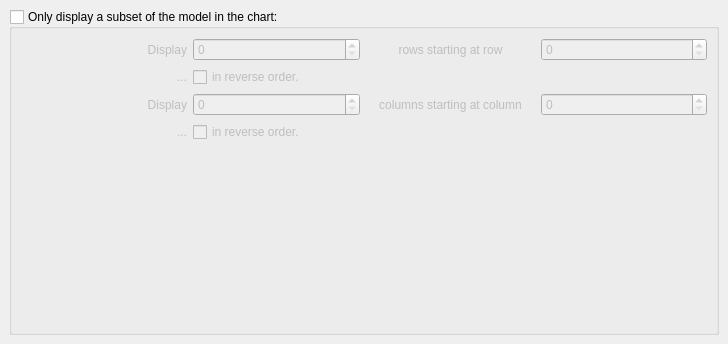
<ui version="4.0" >
 <author>Mirko Boehm &lt;mirko@kdab.net></author>
 <comment></comment>
 <exportmacro></exportmacro>
 <class>DatasetSelector</class>
 <widget class="QWidget" name="DatasetSelector" >
  <property name="geometry" >
   <rect>
    <x>0</x>
    <y>0</y>
    <width>728</width>
    <height>344</height>
   </rect>
  </property>
  <property name="sizePolicy" >
   <sizepolicy>
    <hsizetype>3</hsizetype>
    <vsizetype>3</vsizetype>
    <horstretch>0</horstretch>
    <verstretch>0</verstretch>
   </sizepolicy>
  </property>
  <property name="minimumSize" >
   <size>
    <width>0</width>
    <height>0</height>
   </size>
  </property>
  <property name="windowTitle" >
   <string>Form</string>
  </property>
  <layout class="QHBoxLayout" >
   <property name="margin" >
    <number>9</number>
   </property>
   <property name="spacing" >
    <number>6</number>
   </property>
   <item>
    <widget class="QGroupBox" name="groupBox" >
     <property name="title" >
      <string>Only display a subset of the model in the chart:</string>
     </property>
     <property name="checkable" >
      <bool>true</bool>
     </property>
     <property name="checked" >
      <bool>false</bool>
     </property>
     <layout class="QGridLayout" >
      <property name="margin" >
       <number>9</number>
      </property>
      <property name="spacing" >
       <number>6</number>
      </property>
      <item row="3" column="1" colspan="3" >
       <widget class="QCheckBox" name="cbReverseColumns" >
        <property name="text" >
         <string>in reverse order.</string>
        </property>
       </widget>
      </item>
      <item row="3" column="0" >
       <widget class="QLabel" name="label_5" >
        <property name="text" >
         <string>...</string>
        </property>
        <property name="alignment" >
         <set>Qt::AlignRight|Qt::AlignTrailing|Qt::AlignVCenter</set>
        </property>
       </widget>
      </item>
      <item row="2" column="3" >
       <widget class="QSpinBox" name="sbStartColumn" />
      </item>
      <item row="2" column="2" >
       <widget class="QLabel" name="label_2" >
        <property name="text" >
         <string>columns starting at column</string>
        </property>
        <property name="alignment" >
         <set>Qt::AlignCenter</set>
        </property>
       </widget>
      </item>
      <item row="2" column="1" >
       <widget class="QSpinBox" name="sbColumnCount" />
      </item>
      <item row="2" column="0" >
       <widget class="QLabel" name="label" >
        <property name="text" >
         <string>Display</string>
        </property>
        <property name="alignment" >
         <set>Qt::AlignRight|Qt::AlignTrailing|Qt::AlignVCenter</set>
        </property>
       </widget>
      </item>
      <item row="1" column="0" >
       <widget class="QLabel" name="label_6" >
        <property name="text" >
         <string>...</string>
        </property>
        <property name="alignment" >
         <set>Qt::AlignRight|Qt::AlignTrailing|Qt::AlignVCenter</set>
        </property>
       </widget>
      </item>
      <item row="0" column="3" >
       <widget class="QSpinBox" name="sbStartRow" />
      </item>
      <item row="0" column="2" >
       <widget class="QLabel" name="label_4" >
        <property name="text" >
         <string>rows starting at row</string>
        </property>
        <property name="alignment" >
         <set>Qt::AlignCenter</set>
        </property>
       </widget>
      </item>
      <item row="1" column="1" colspan="3" >
       <widget class="QCheckBox" name="cbReverseRows" >
        <property name="text" >
         <string>in reverse order.</string>
        </property>
       </widget>
      </item>
      <item row="0" column="0" >
       <widget class="QLabel" name="label_3" >
        <property name="text" >
         <string>Display</string>
        </property>
        <property name="alignment" >
         <set>Qt::AlignRight|Qt::AlignTrailing|Qt::AlignVCenter</set>
        </property>
       </widget>
      </item>
      <item row="0" column="1" >
       <widget class="QSpinBox" name="sbRowCount" />
      </item>
      <item row="4" column="2" >
       <spacer>
        <property name="orientation" >
         <enum>Qt::Vertical</enum>
        </property>
        <property name="sizeHint" >
         <size>
          <width>169</width>
          <height>31</height>
         </size>
        </property>
       </spacer>
      </item>
     </layout>
    </widget>
   </item>
  </layout>
 </widget>
 <pixmapfunction></pixmapfunction>
 <resources/>
 <connections/>
</ui>
